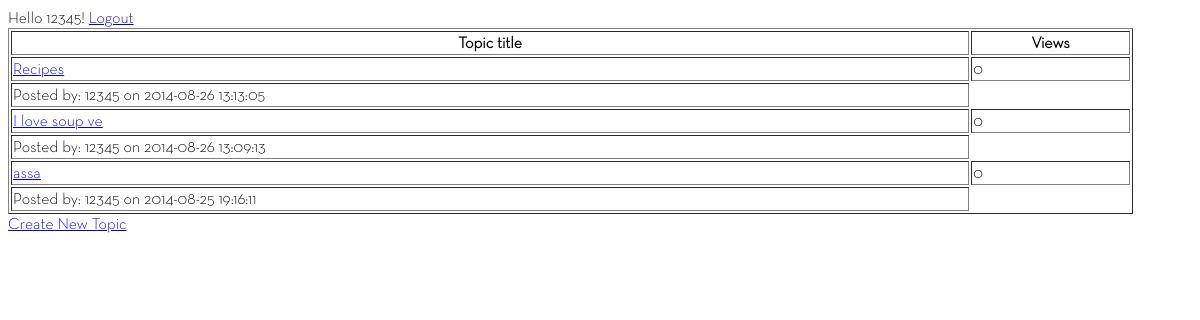
Screenshot of /veiw_category.php?cid=2 (signed in) with the database file from the repository.
### tables this page shows
CREATE TABLE IF NOT EXISTS `topics` (
  `id` int(11) NOT NULL AUTO_INCREMENT,
  `category_id` tinyint(4) NOT NULL,
  `topic_title` varchar(150) NOT NULL,
  `topic_creator` varchar(50) NOT NULL,
  `topic_last_user` int(11) NOT NULL,
  `topic_date` datetime NOT NULL,
  `topic_reply_date` datetime NOT NULL,
  `topic_views` int(11) NOT NULL DEFAULT '0',
  PRIMARY KEY (`id`)
);

### veiw_category.php (the view, shortened to what this page needs)
<?php
require_once 'header.php';
?>
Hello <?php echo $_SESSION['uname'] ?>! <a href="logout.php" >Logout</a>
<?php
if (isset($_SESSION['uname'])) {
	$cid = $_GET['cid'];
	$sql = "SELECT id FROM categories WHERE id='" . $cid . "' LIMIT 1";
	$res = mysql_query($sql) or die(mysql_error());
	if (mysql_num_rows($res) == 1) {
		$sql2 = "SELECT * FROM topics WHERE category_id='" . $cid . "' ORDER BY topic_reply_date DESC";
		$res2 = mysql_query($sql2) or die(mysql_error());
		if(mysql_num_rows($res2) > 0){ ?>
			<table width="95%" border="1">
				<th>Topic title</th><th>Views</th>
			<?php while ($row = mysql_fetch_assoc($res2)) {
				$tid = $row['id'];
				$title = $row['topic_title'];
				$views = $row['topic_views'];
				$date = $row['topic_date'];
				?>
					<tr>
						<td><a href='view_topic.php?cid=<?php echo $cid ?>&tid=<?php echo $tid ?>'>
							<?php echo "$title"; ?></a></td><td><?php echo $views ?></td>
					</tr>
					<tr><td>Posted by: <?php echo $_SESSION['uname']; ?> on <?php echo $date ?> </td> </tr>
		<?php	} ?>
		</table>
		<?php
		echo "<div class='create topic'><a href='create_topic.php?cid=$cid
		'>Create New Topic</a></div>";
		}else{
			echo "<div class='create topic'><p>There are no topics</p><a href='create_topic.php?cid=$cid
		'>Create Topic</a><br/><a href='content.php'>Return</a>
	</div>";
		}
	} else {
		$host = $_SERVER['HTTP_HOST'];
		$uri = rtrim(dirname($_SERVER['PHP_SELF']), '/\\');
		$extra = 'content.php';
		header("Location: http://$host$uri/$extra");
	}
}
?>
<?php
require_once 'footer.php';
?>

### header.php (shortened to what this page needs)
<!DOCTYPE html>
<html xmlns="http://www.w3.org/1999/xhtml">
<head>
    <link rel="stylesheet" href="styles/login-styles.css">
	<link rel="stylesheet" href="styles/register-styles.css">
    <link rel="stylesheet" href="styles/content-styles.css">
</head>
<body>

### footer.php (shortened to what this page needs)
</body>
</html>

### styles/login-styles.css (style rules this page uses)
body { font-family: 'NeutraText-Light', Verdana, sans-serif; }

### rows the page displays
topics: topic_title "Recipes", topic_views "0", topic_date "2014-08-26 13:13:05"
topics: topic_title "I love soup ve", topic_views "0", topic_date "2014-08-26 13:09:13"
topics: topic_title "assa", topic_views "0", topic_date "2014-08-25 19:16:11"

### other values shown
$_SESSION['uname'] "12345"
